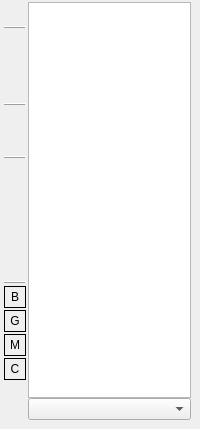
  <widget class="QDockWidget" name="thumbnailsDockWidget">
   <property name="features">
    <set>QDockWidget::DockWidgetFloatable|QDockWidget::DockWidgetMovable</set>
   </property>
   <property name="allowedAreas">
    <set>Qt::LeftDockWidgetArea|Qt::RightDockWidgetArea</set>
   </property>
   <property name="windowTitle">
    <string>Thumbnails</string>
   </property>
   <attribute name="dockWidgetArea">
    <number>2</number>
   </attribute>
   <widget class="QWidget" name="dockWidgetContents_2">
    <layout class="QHBoxLayout" name="horizontalLayout_4">
     <property name="spacing">
      <number>2</number>
     </property>
     <property name="leftMargin">
      <number>4</number>
     </property>
     <property name="topMargin">
      <number>2</number>
     </property>
     <property name="bottomMargin">
      <number>9</number>
     </property>
     <item>
      <layout class="QVBoxLayout" name="verticalLayout_2">
       <property name="spacing">
        <number>2</number>
       </property>
       <item>
        <widget class="QToolButton" name="focusButton">
         <property name="sizePolicy">
          <sizepolicy hsizetype="Fixed" vsizetype="Preferred">
           <horstretch>0</horstretch>
           <verstretch>0</verstretch>
          </sizepolicy>
         </property>
         <property name="minimumSize">
          <size>
           <width>22</width>
           <height>22</height>
          </size>
         </property>
         <property name="maximumSize">
          <size>
           <width>22</width>
           <height>22</height>
          </size>
         </property>
         <property name="toolTip">
          <string>Keep current page in view.</string>
         </property>
         <property name="statusTip">
          <string/>
         </property>
         <property name="styleSheet">
          <string notr="true">QToolButton:!hover {
  padding: 0;
  border: none;
  background-color: transparent;
}

QToolButton:hover {
  padding: 0;
  border: 1px solid palette(highlight);
  background-color: palette(base);
}

QToolButton:pressed {
  padding: 0;
  border: 1px solid palette(highlight);
  background-color: palette(alternative-base);
}</string>
         </property>
         <property name="text">
          <string/>
         </property>
         <property name="icon">
          <iconset resource="../resources/resources.qrc">
           <normaloff>:/icons/eye.svg</normaloff>:/icons/eye.svg</iconset>
         </property>
         <property name="iconSize">
          <size>
           <width>16</width>
           <height>16</height>
          </size>
         </property>
         <property name="checkable">
          <bool>true</bool>
         </property>
         <property name="checked">
          <bool>true</bool>
         </property>
        </widget>
       </item>
       <item>
        <widget class="Line" name="line">
         <property name="frameShadow">
          <enum>QFrame::Raised</enum>
         </property>
         <property name="orientation">
          <enum>Qt::Horizontal</enum>
         </property>
        </widget>
       </item>
       <item>
        <widget class="QToolButton" name="prevPageBtn">
         <property name="sizePolicy">
          <sizepolicy hsizetype="Fixed" vsizetype="Preferred">
           <horstretch>0</horstretch>
           <verstretch>0</verstretch>
          </sizepolicy>
         </property>
         <property name="minimumSize">
          <size>
           <width>22</width>
           <height>22</height>
          </size>
         </property>
         <property name="maximumSize">
          <size>
           <width>22</width>
           <height>22</height>
          </size>
         </property>
         <property name="toolTip">
          <string>Previous page.</string>
         </property>
         <property name="styleSheet">
          <string notr="true">QToolButton:!hover {
  padding: 0;
  border: none;
  background-color: transparent;
}

QToolButton:hover {
  padding: 0;
  border: 1px solid palette(highlight);
  background-color: palette(base);
}

QToolButton:pressed {
  padding: 0;
  border: 1px solid palette(highlight);
  background-color: palette(alternative-base);
}</string>
         </property>
         <property name="text">
          <string notr="true"/>
         </property>
         <property name="icon">
          <iconset resource="../resources/resources.qrc">
           <normaloff>:/icons/triangle-up-arrow.svg</normaloff>:/icons/triangle-up-arrow.svg</iconset>
         </property>
         <property name="iconSize">
          <size>
           <width>16</width>
           <height>16</height>
          </size>
         </property>
        </widget>
       </item>
       <item>
        <widget class="QToolButton" name="nextPageBtn">
         <property name="sizePolicy">
          <sizepolicy hsizetype="Fixed" vsizetype="Preferred">
           <horstretch>0</horstretch>
           <verstretch>0</verstretch>
          </sizepolicy>
         </property>
         <property name="minimumSize">
          <size>
           <width>22</width>
           <height>22</height>
          </size>
         </property>
         <property name="maximumSize">
          <size>
           <width>22</width>
           <height>22</height>
          </size>
         </property>
         <property name="toolTip">
          <string>Next page.</string>
         </property>
         <property name="styleSheet">
          <string notr="true">QToolButton:!hover {
  padding: 0;
  border: none;
  background-color: transparent;
}

QToolButton:hover {
  padding: 0;
  border: 1px solid palette(highlight);
  background-color: palette(base);
}

QToolButton:pressed {
  padding: 0;
  border: 1px solid palette(highlight);
  background-color: palette(alternative-base);
}</string>
         </property>
         <property name="text">
          <string notr="true"/>
         </property>
         <property name="icon">
          <iconset resource="../resources/resources.qrc">
           <normaloff>:/icons/triangle-down-arrow.svg</normaloff>:/icons/triangle-down-arrow.svg</iconset>
         </property>
         <property name="iconSize">
          <size>
           <width>16</width>
           <height>16</height>
          </size>
         </property>
        </widget>
       </item>
       <item>
        <widget class="QToolButton" name="filterSelectedBtn">
         <property name="sizePolicy">
          <sizepolicy hsizetype="Fixed" vsizetype="Preferred">
           <horstretch>0</horstretch>
           <verstretch>0</verstretch>
          </sizepolicy>
         </property>
         <property name="minimumSize">
          <size>
           <width>22</width>
           <height>22</height>
          </size>
         </property>
         <property name="maximumSize">
          <size>
           <width>22</width>
           <height>22</height>
          </size>
         </property>
         <property name="toolTip">
          <string>Navigate through selected pages only.</string>
         </property>
         <property name="styleSheet">
          <string notr="true">QToolButton:!hover {
  padding: 0;
  border: none;
  background-color: transparent;
}

QToolButton:hover {
  padding: 0;
  border: 1px solid palette(highlight);
  background-color: palette(base);
}

QToolButton:pressed {
  padding: 0;
  border: 1px solid palette(highlight);
  background-color: palette(alternative-base);
}</string>
         </property>
         <property name="text">
          <string notr="true"/>
         </property>
         <property name="icon">
          <iconset resource="../resources/resources.qrc">
           <normaloff>:/icons/check-mark.svg</normaloff>:/icons/check-mark.svg</iconset>
         </property>
         <property name="iconSize">
          <size>
           <width>16</width>
           <height>16</height>
          </size>
         </property>
         <property name="checkable">
          <bool>true</bool>
         </property>
        </widget>
       </item>
       <item>
        <widget class="Line" name="line_2">
         <property name="frameShadow">
          <enum>QFrame::Raised</enum>
         </property>
         <property name="orientation">
          <enum>Qt::Horizontal</enum>
         </property>
        </widget>
       </item>
       <item>
        <widget class="QToolButton" name="magnifyThumbnailsBtn">
         <property name="sizePolicy">
          <sizepolicy hsizetype="Fixed" vsizetype="Preferred">
           <horstretch>0</horstretch>
           <verstretch>0</verstretch>
          </sizepolicy>
         </property>
         <property name="minimumSize">
          <size>
           <width>22</width>
           <height>22</height>
          </size>
         </property>
         <property name="maximumSize">
          <size>
           <width>22</width>
           <height>22</height>
          </size>
         </property>
         <property name="toolTip">
          <string>Magnify thumbnails.  (Ctrl++)</string>
         </property>
         <property name="styleSheet">
          <string notr="true">QToolButton:!hover {
  padding: 0;
  border: none;
  background-color: transparent;
}

QToolButton:hover {
  padding: 0;
  border: 1px solid palette(highlight);
  background-color: palette(base);
}

QToolButton:pressed {
  padding: 0;
  border: 1px solid palette(highlight);
  background-color: palette(alternative-base);
}</string>
         </property>
         <property name="text">
          <string notr="true"/>
         </property>
         <property name="icon">
          <iconset resource="../resources/resources.qrc">
           <normaloff>:/icons/magnifying-glass.svg</normaloff>:/icons/magnifying-glass.svg</iconset>
         </property>
         <property name="iconSize">
          <size>
           <width>16</width>
           <height>16</height>
          </size>
         </property>
        </widget>
       </item>
       <item>
        <widget class="QToolButton" name="diminishThumbnailsBtn">
         <property name="sizePolicy">
          <sizepolicy hsizetype="Fixed" vsizetype="Preferred">
           <horstretch>0</horstretch>
           <verstretch>0</verstretch>
          </sizepolicy>
         </property>
         <property name="minimumSize">
          <size>
           <width>22</width>
           <height>22</height>
          </size>
         </property>
         <property name="maximumSize">
          <size>
           <width>22</width>
           <height>22</height>
          </size>
         </property>
         <property name="toolTip">
          <string>Diminish thumbnails.  (Ctrl+-)</string>
         </property>
         <property name="styleSheet">
          <string notr="true">QToolButton:!hover {
  padding: 0;
  border: none;
  background-color: transparent;
}

QToolButton:hover {
  padding: 0;
  border: 1px solid palette(highlight);
  background-color: palette(base);
}

QToolButton:pressed {
  padding: 0;
  border: 1px solid palette(highlight);
  background-color: palette(alternative-base);
}</string>
         </property>
         <property name="text">
          <string notr="true"/>
         </property>
         <property name="icon">
          <iconset resource="../resources/resources.qrc">
           <normaloff>:/icons/diminishing-glass.svg</normaloff>:/icons/diminishing-glass.svg</iconset>
         </property>
         <property name="iconSize">
          <size>
           <width>16</width>
           <height>16</height>
          </size>
         </property>
        </widget>
       </item>
       <item>
        <widget class="Line" name="line_3">
         <property name="frameShadow">
          <enum>QFrame::Raised</enum>
         </property>
         <property name="orientation">
          <enum>Qt::Horizontal</enum>
         </property>
        </widget>
       </item>
       <item>
        <widget class="QToolButton" name="gotoPageBtn">
         <property name="sizePolicy">
          <sizepolicy hsizetype="Fixed" vsizetype="Preferred">
           <horstretch>0</horstretch>
           <verstretch>0</verstretch>
          </sizepolicy>
         </property>
         <property name="minimumSize">
          <size>
           <width>22</width>
           <height>22</height>
          </size>
         </property>
         <property name="maximumSize">
          <size>
           <width>22</width>
           <height>22</height>
          </size>
         </property>
         <property name="toolTip">
          <string>Go To Page...  (Ctrl+G)</string>
         </property>
         <property name="styleSheet">
          <string notr="true">QToolButton:!hover {
  padding: 0;
  border: none;
  background-color: transparent;
}

QToolButton:hover {
  padding: 0;
  border: 1px solid palette(highlight);
  background-color: palette(base);
}

QToolButton:pressed {
  padding: 0;
  border: 1px solid palette(highlight);
  background-color: palette(alternative-base);
}</string>
         </property>
         <property name="text">
          <string notr="true"/>
         </property>
         <property name="icon">
          <iconset resource="../resources/resources.qrc">
           <normaloff>:/icons/right-pointing.svg</normaloff>:/icons/right-pointing.svg</iconset>
         </property>
         <property name="iconSize">
          <size>
           <width>16</width>
           <height>16</height>
          </size>
         </property>
        </widget>
       </item>
       <item>
        <widget class="QToolButton" name="selectionModeBtn">
         <property name="sizePolicy">
          <sizepolicy hsizetype="Fixed" vsizetype="Preferred">
           <horstretch>0</horstretch>
           <verstretch>0</verstretch>
          </sizepolicy>
         </property>
         <property name="minimumSize">
          <size>
           <width>22</width>
           <height>22</height>
          </size>
         </property>
         <property name="maximumSize">
          <size>
           <width>22</width>
           <height>22</height>
          </size>
         </property>
         <property name="toolTip">
          <string>Enable multi page selection mode.</string>
         </property>
         <property name="styleSheet">
          <string notr="true">QToolButton:!hover {
  padding: 0;
  border: none;
  background-color: transparent;
}

QToolButton:hover {
  padding: 0;
  border: 1px solid palette(highlight);
  background-color: palette(base);
}

QToolButton:pressed {
  padding: 0;
  border: 1px solid palette(highlight);
  background-color: palette(alternative-base);
}

QToolButton:checked:hover {
  padding: 0;
  border: 1px solid palette(window-text);
  background-color: palette(base);
}

QToolButton:checked {
  padding: 0;
  border: 1px solid palette(window-text);
  background-color: palette(alternative-base);
}</string>
         </property>
         <property name="text">
          <string notr="true"/>
         </property>
         <property name="icon">
          <iconset resource="../resources/resources.qrc">
           <normaloff>:/icons/checkbox-styled.svg</normaloff>:/icons/checkbox-styled.svg</iconset>
         </property>
         <property name="iconSize">
          <size>
           <width>16</width>
           <height>16</height>
          </size>
         </property>
         <property name="checkable">
          <bool>true</bool>
         </property>
        </widget>
       </item>
       <item>
        <widget class="QToolButton" name="thumbColumnViewBtn">
         <property name="sizePolicy">
          <sizepolicy hsizetype="Fixed" vsizetype="Preferred">
           <horstretch>0</horstretch>
           <verstretch>0</verstretch>
          </sizepolicy>
         </property>
         <property name="minimumSize">
          <size>
           <width>22</width>
           <height>22</height>
          </size>
         </property>
         <property name="maximumSize">
          <size>
           <width>22</width>
           <height>22</height>
          </size>
         </property>
         <property name="toolTip">
          <string>Single/multi column display.</string>
         </property>
         <property name="styleSheet">
          <string notr="true">QToolButton:!hover {
  padding: 0;
  border: none;
  background-color: transparent;
}

QToolButton:hover {
  padding: 0;
  border: 1px solid palette(highlight);
  background-color: palette(base);
}

QToolButton:pressed {
  padding: 0;
  border: 1px solid palette(highlight);
  background-color: palette(alternative-base);
}</string>
         </property>
         <property name="text">
          <string notr="true"/>
         </property>
         <property name="icon">
          <iconset resource="../resources/resources.qrc">
           <normaloff>:/icons/single-column-view.svg</normaloff>:/icons/single-column-view.svg</iconset>
         </property>
         <property name="iconSize">
          <size>
           <width>16</width>
           <height>16</height>
          </size>
         </property>
         <property name="checkable">
          <bool>true</bool>
         </property>
        </widget>
       </item>
       <item>
        <widget class="QToolButton" name="sortingOrderBtn">
         <property name="sizePolicy">
          <sizepolicy hsizetype="Fixed" vsizetype="Preferred">
           <horstretch>0</horstretch>
           <verstretch>0</verstretch>
          </sizepolicy>
         </property>
         <property name="minimumSize">
          <size>
           <width>22</width>
           <height>22</height>
          </size>
         </property>
         <property name="maximumSize">
          <size>
           <width>22</width>
           <height>22</height>
          </size>
         </property>
         <property name="toolTip">
          <string>Sorting order.</string>
         </property>
         <property name="styleSheet">
          <string notr="true">QToolButton:!hover {
  padding: 0;
  border: none;
  background-color: transparent;
}

QToolButton:hover {
  padding: 0;
  border: 1px solid palette(highlight);
  background-color: palette(base);
}

QToolButton:pressed {
  padding: 0;
  border: 1px solid palette(highlight);
  background-color: palette(alternative-base);
}</string>
         </property>
         <property name="text">
          <string notr="true"/>
         </property>
         <property name="icon">
          <iconset resource="../resources/resources.qrc">
           <normaloff>:/icons/ascending_sorting_order.svg</normaloff>:/icons/ascending_sorting_order.svg</iconset>
         </property>
         <property name="iconSize">
          <size>
           <width>16</width>
           <height>16</height>
          </size>
         </property>
         <property name="checkable">
          <bool>true</bool>
         </property>
        </widget>
       </item>
       <item>
        <widget class="QToolButton" name="deviationHighlightingBtn">
         <property name="sizePolicy">
          <sizepolicy hsizetype="Fixed" vsizetype="Preferred">
           <horstretch>0</horstretch>
           <verstretch>0</verstretch>
          </sizepolicy>
         </property>
         <property name="minimumSize">
          <size>
           <width>22</width>
           <height>22</height>
          </size>
         </property>
         <property name="maximumSize">
          <size>
           <width>22</width>
           <height>22</height>
          </size>
         </property>
         <property name="toolTip">
          <string>Highlight deviation.</string>
         </property>
         <property name="styleSheet">
          <string notr="true">QToolButton:!hover {
  padding: 0;
  border: none;
  background-color: transparent;
}

QToolButton:hover {
  padding: 0;
  border: 1px solid palette(highlight);
  background-color: palette(base);
}

QToolButton:pressed {
  padding: 0;
  border: 1px solid palette(highlight);
  background-color: palette(alternative-base);
}</string>
         </property>
         <property name="text">
          <string notr="true"/>
         </property>
         <property name="icon">
          <iconset resource="../resources/resources.qrc">
           <normaloff>:/icons/six-spoked-asterisk.svg</normaloff>:/icons/six-spoked-asterisk.svg</iconset>
         </property>
         <property name="iconSize">
          <size>
           <width>16</width>
           <height>16</height>
          </size>
         </property>
         <property name="checkable">
          <bool>true</bool>
         </property>
        </widget>
       </item>
       <item>
        <widget class="Line" name="line_colorfilter">
         <property name="frameShadow">
          <enum>QFrame::Raised</enum>
         </property>
         <property name="orientation">
          <enum>Qt::Horizontal</enum>
         </property>
        </widget>
       </item>
       <item>
        <widget class="QToolButton" name="filterBwBtn">
         <property name="sizePolicy">
          <sizepolicy hsizetype="Fixed" vsizetype="Preferred">
           <horstretch>0</horstretch>
           <verstretch>0</verstretch>
          </sizepolicy>
         </property>
         <property name="minimumSize">
          <size>
           <width>22</width>
           <height>22</height>
          </size>
         </property>
         <property name="maximumSize">
          <size>
           <width>22</width>
           <height>22</height>
          </size>
         </property>
         <property name="toolTip">
          <string>Show/hide B&amp;W pages in thumbnails</string>
         </property>
         <property name="styleSheet">
          <string notr="true">QToolButton:!hover {
  padding: 0;
  border: none;
  background-color: transparent;
}

QToolButton:hover {
  padding: 0;
  border: 1px solid palette(highlight);
  background-color: palette(base);
}

QToolButton:pressed {
  padding: 0;
  border: 1px solid palette(highlight);
  background-color: palette(alternative-base);
}

QToolButton:checked:hover {
  padding: 0;
  border: 1px solid palette(window-text);
  background-color: palette(base);
}

QToolButton:checked {
  padding: 0;
  border: 1px solid palette(window-text);
  background-color: palette(alternative-base);
}</string>
         </property>
         <property name="text">
          <string notr="true">B</string>
         </property>
         <property name="checkable">
          <bool>true</bool>
         </property>
         <property name="checked">
          <bool>true</bool>
         </property>
        </widget>
       </item>
       <item>
        <widget class="QToolButton" name="filterGrayBtn">
         <property name="sizePolicy">
          <sizepolicy hsizetype="Fixed" vsizetype="Preferred">
           <horstretch>0</horstretch>
           <verstretch>0</verstretch>
          </sizepolicy>
         </property>
         <property name="minimumSize">
          <size>
           <width>22</width>
           <height>22</height>
          </size>
         </property>
         <property name="maximumSize">
          <size>
           <width>22</width>
           <height>22</height>
          </size>
         </property>
         <property name="toolTip">
          <string>Show/hide Grayscale pages in thumbnails</string>
         </property>
         <property name="styleSheet">
          <string notr="true">QToolButton:!hover {
  padding: 0;
  border: none;
  background-color: transparent;
}

QToolButton:hover {
  padding: 0;
  border: 1px solid palette(highlight);
  background-color: palette(base);
}

QToolButton:pressed {
  padding: 0;
  border: 1px solid palette(highlight);
  background-color: palette(alternative-base);
}

QToolButton:checked:hover {
  padding: 0;
  border: 1px solid palette(window-text);
  background-color: palette(base);
}

QToolButton:checked {
  padding: 0;
  border: 1px solid palette(window-text);
  background-color: palette(alternative-base);
}</string>
         </property>
         <property name="text">
          <string notr="true">G</string>
         </property>
         <property name="checkable">
          <bool>true</bool>
         </property>
         <property name="checked">
          <bool>true</bool>
         </property>
        </widget>
       </item>
       <item>
        <widget class="QToolButton" name="filterMixedBtn">
         <property name="sizePolicy">
          <sizepolicy hsizetype="Fixed" vsizetype="Preferred">
           <horstretch>0</horstretch>
           <verstretch>0</verstretch>
          </sizepolicy>
         </property>
         <property name="minimumSize">
          <size>
           <width>22</width>
           <height>22</height>
          </size>
         </property>
         <property name="maximumSize">
          <size>
           <width>22</width>
           <height>22</height>
          </size>
         </property>
         <property name="toolTip">
          <string>Show/hide Mixed pages in thumbnails</string>
         </property>
         <property name="styleSheet">
          <string notr="true">QToolButton:!hover {
  padding: 0;
  border: none;
  background-color: transparent;
}

QToolButton:hover {
  padding: 0;
  border: 1px solid palette(highlight);
  background-color: palette(base);
}

QToolButton:pressed {
  padding: 0;
  border: 1px solid palette(highlight);
  background-color: palette(alternative-base);
}

QToolButton:checked:hover {
  padding: 0;
  border: 1px solid palette(window-text);
  background-color: palette(base);
}

QToolButton:checked {
  padding: 0;
  border: 1px solid palette(window-text);
  background-color: palette(alternative-base);
}</string>
         </property>
         <property name="text">
          <string notr="true">M</string>
         </property>
         <property name="checkable">
          <bool>true</bool>
         </property>
         <property name="checked">
          <bool>true</bool>
         </property>
        </widget>
       </item>
       <item>
        <widget class="QToolButton" name="filterColorBtn">
         <property name="sizePolicy">
          <sizepolicy hsizetype="Fixed" vsizetype="Preferred">
           <horstretch>0</horstretch>
           <verstretch>0</verstretch>
          </sizepolicy>
         </property>
         <property name="minimumSize">
          <size>
           <width>22</width>
           <height>22</height>
          </size>
         </property>
         <property name="maximumSize">
          <size>
           <width>22</width>
           <height>22</height>
          </size>
         </property>
         <property name="toolTip">
          <string>Show/hide Color pages in thumbnails</string>
         </property>
         <property name="styleSheet">
          <string notr="true">QToolButton:!hover {
  padding: 0;
  border: none;
  background-color: transparent;
}

QToolButton:hover {
  padding: 0;
  border: 1px solid palette(highlight);
  background-color: palette(base);
}

QToolButton:pressed {
  padding: 0;
  border: 1px solid palette(highlight);
  background-color: palette(alternative-base);
}

QToolButton:checked:hover {
  padding: 0;
  border: 1px solid palette(window-text);
  background-color: palette(base);
}

QToolButton:checked {
  padding: 0;
  border: 1px solid palette(window-text);
  background-color: palette(alternative-base);
}</string>
         </property>
         <property name="text">
          <string notr="true">C</string>
         </property>
         <property name="checkable">
          <bool>true</bool>
         </property>
         <property name="checked">
          <bool>true</bool>
         </property>
        </widget>
       </item>
       <item>
        <spacer name="verticalSpacer">
         <property name="orientation">
          <enum>Qt::Vertical</enum>
         </property>
         <property name="sizeHint" stdset="0">
          <size>
           <width>1</width>
           <height>40</height>
          </size>
         </property>
        </spacer>
       </item>
      </layout>
     </item>
     <item>
      <layout class="QVBoxLayout" name="verticalLayout">
       <property name="spacing">
        <number>0</number>
       </property>
       <item>
        <widget class="QGraphicsView" name="thumbView">
         <property name="sizePolicy">
          <sizepolicy hsizetype="Ignored" vsizetype="Expanding">
           <horstretch>1</horstretch>
           <verstretch>1</verstretch>
          </sizepolicy>
         </property>
         <property name="minimumSize">
          <size>
           <width>150</width>
           <height>0</height>
          </size>
         </property>
         <property name="maximumSize">
          <size>
           <width>16777215</width>
           <height>16777215</height>
          </size>
         </property>
         <property name="statusTip">
          <string>Use Home, End, PgUp/Q, PgDown/W to navigate between pages or Shift+PgUp/Q and Shift+PgDown/W to navigate between selected ones. Alt+Wheel - scale thumbnails.</string>
         </property>
         <property name="alignment">
          <set>Qt::AlignHCenter|Qt::AlignTop</set>
         </property>
        </widget>
       </item>
       <item>
        <widget class="QComboBox" name="sortOptions">
         <property name="sizeAdjustPolicy">
          <enum>QComboBox::AdjustToMinimumContentsLength</enum>
         </property>
        </widget>
       </item>
      </layout>
     </item>
    </layout>
   </widget>
  </widget>
